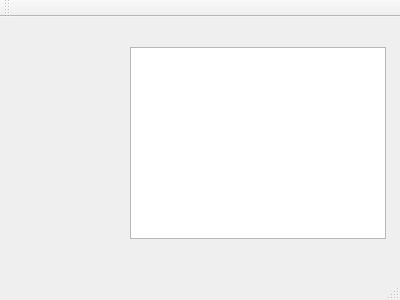
<?xml version="1.0" encoding="UTF-8"?>
<ui version="4.0">
 <class>MainWindow</class>
 <widget class="QMainWindow" name="MainWindow">
  <property name="geometry">
   <rect>
    <x>0</x>
    <y>0</y>
    <width>400</width>
    <height>300</height>
   </rect>
  </property>
  <property name="windowTitle">
   <string>MainWindow</string>
  </property>
  <widget class="QWidget" name="centralWidget">
   <widget class="QTextBrowser" name="textBrowser">
    <property name="geometry">
     <rect>
      <x>130</x>
      <y>30</y>
      <width>256</width>
      <height>192</height>
     </rect>
    </property>
   </widget>
  </widget>
  <widget class="QMenuBar" name="menuBar">
   <property name="geometry">
    <rect>
     <x>0</x>
     <y>0</y>
     <width>400</width>
     <height>26</height>
    </rect>
   </property>
  </widget>
  <widget class="QToolBar" name="mainToolBar">
   <attribute name="toolBarArea">
    <enum>TopToolBarArea</enum>
   </attribute>
   <attribute name="toolBarBreak">
    <bool>false</bool>
   </attribute>
  </widget>
  <widget class="QStatusBar" name="statusBar"/>
 </widget>
 <layoutdefault spacing="6" margin="11"/>
 <resources/>
 <connections/>
</ui>
